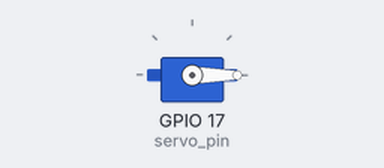
This program was run on a simulated Raspberry Pi (BCM pin numbers). On the bench: servo. Servo angles are drawn from the pulse width (0.5 ms = 0°, 2.5 ms = 180°).

Above: at 0.05 s.
At 2.0 s:
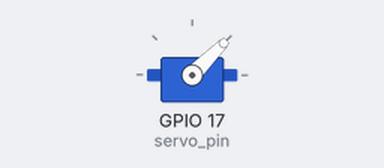
At 3.0 s:
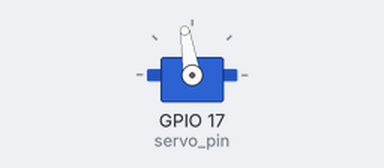
At 4.0 s:
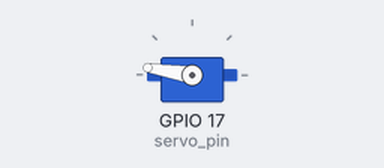
Timing chart, 0 to 5.2 s (numbered marks = the images above):
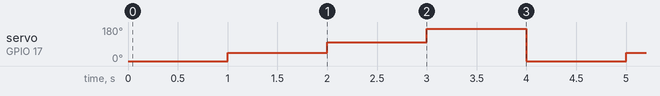

Measured:
- by itself, servo on GPIO 17 (servo_pin): repeats every 4.0 s: 99° 1.0 s, 171° 1.0 s, 0° 1.0 s, 45° 1.0 s

The program:

raspi_5_servo1.py
```python
#
#      공대선배 라즈베리파이썬 #8-1 서보모터 제어
#      youtube 바로가기: https://www.youtube.com/c/공대선배
#      시간별로 서보모터의 팔을 움직이는 코드
#

import RPi.GPIO as GPIO     # 라즈베리파이 GPIO 관련 모듈을 불러옴
from time import sleep      #time 라이브러리의 sleep함수 사용

GPIO.setmode(GPIO.BCM)      # GPIO 핀들의 번호를 지정하는 규칙 설정

### 이부분은 아두이노 코딩의 setup()에 해당합니다
servo_pin = 17                   # 서보핀은 라즈베리파이 GPIO 12번핀으로

GPIO.setup(servo_pin, GPIO.OUT)  # 서보핀을 출력으로 설정
servo = GPIO.PWM(servo_pin, 50)  # 서보핀을 PWM 모드 50Hz로 사용
servo.start(0)  # 서보모터의 초기값을 0으로 설정

servo_min_duty = 3               # 최소 듀티비를 3으로
servo_max_duty = 12              # 최대 듀티비를 12로

def set_servo_degree(degree):    # 각도를 입력하면 듀티비를 알아서 설정해주는 함수
    # 각도는 최소0, 최대 180으로 설정
    if degree > 180:
        degree = 180
    elif degree < 0:
        degree = 0

    # 입력한 각도(degree)를 듀티비로 환산하는 식
    duty = servo_min_duty+(degree*(servo_max_duty-servo_min_duty)/180.0) # 0 입력시 3 90 입력시 7.5 120 입력시 9 180 입력시 12
    # 환산한 듀티비를 서보모터에 전달
    servo.ChangeDutyCycle(duty)

### 이부분은 아두이노 코딩의 loop()에 해당합니다
try:                                    # 이 try 안의 구문을 먼저 수행하고
    while False:                         # 무한루프 시작: 아두이노의 loop()와 같음
        set_servo_degree(0)             # 서보모터의 각도를 0도로
        sleep(1)                        # 1초간 대기
        set_servo_degree(90)
        sleep(1)
        set_servo_degree(120)
        sleep(1)
        set_servo_degree(180)
        sleep(1)
    while True:
        servo.ChangeDutyCycle(2)
        sleep(1)                        # 1초간 대기
        servo.ChangeDutyCycle(5)
        sleep(1)
        servo.ChangeDutyCycle(8)
        sleep(1)
        servo.ChangeDutyCycle(12)
        sleep(1)
### 이부분은 반드시 추가해주셔야 합니다.
finally:                                # try 구문이 종료되면
    GPIO.cleanup()                      # GPIO 핀들을 초기화
```
